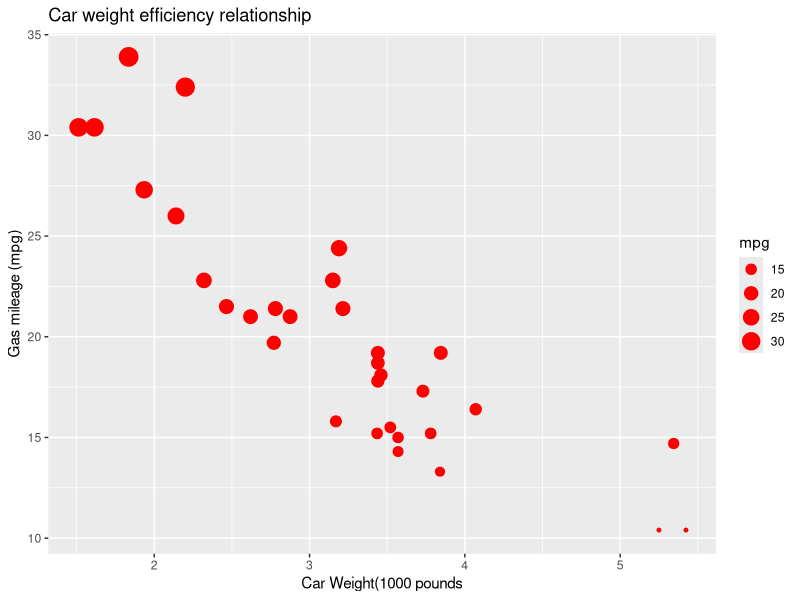

This chart was generated by the following R code:
## ---- chunk 1
library(tidyverse)
## ---- chunk 2
#DOES 4 MATCH 5
4 == 5

4 == 4
#DOES 4 NOT MATCH 5?

4 != 5

4 > 5

4<5

4<=5

4>=5

# Does 4 the number match "4"?

4 == "4"

cat <- 10
dog <- 7

cat == dog

# Is dog > cat, OR is cat less than 20
# Only one of these has to be true for it to be TRUE

dog>cat | cat<20

#Is DOG LESS THEN CAT AND CAT = 10
(dog < cat) & (cat == 10)

# All must be true for it to return as TRUE
(dog < cat) & (cat>2) & (4>= dog)
## ---- chunk 3

ggplot(data = mtcars,aes( x = wt, y =mpg)) + geom_point(color = "red",aes(size = mpg)) + labs(x = "Car Weight(1000 pounds", y = "Gas mileage (mpg)", title = "Car weight efficiency relationship")
